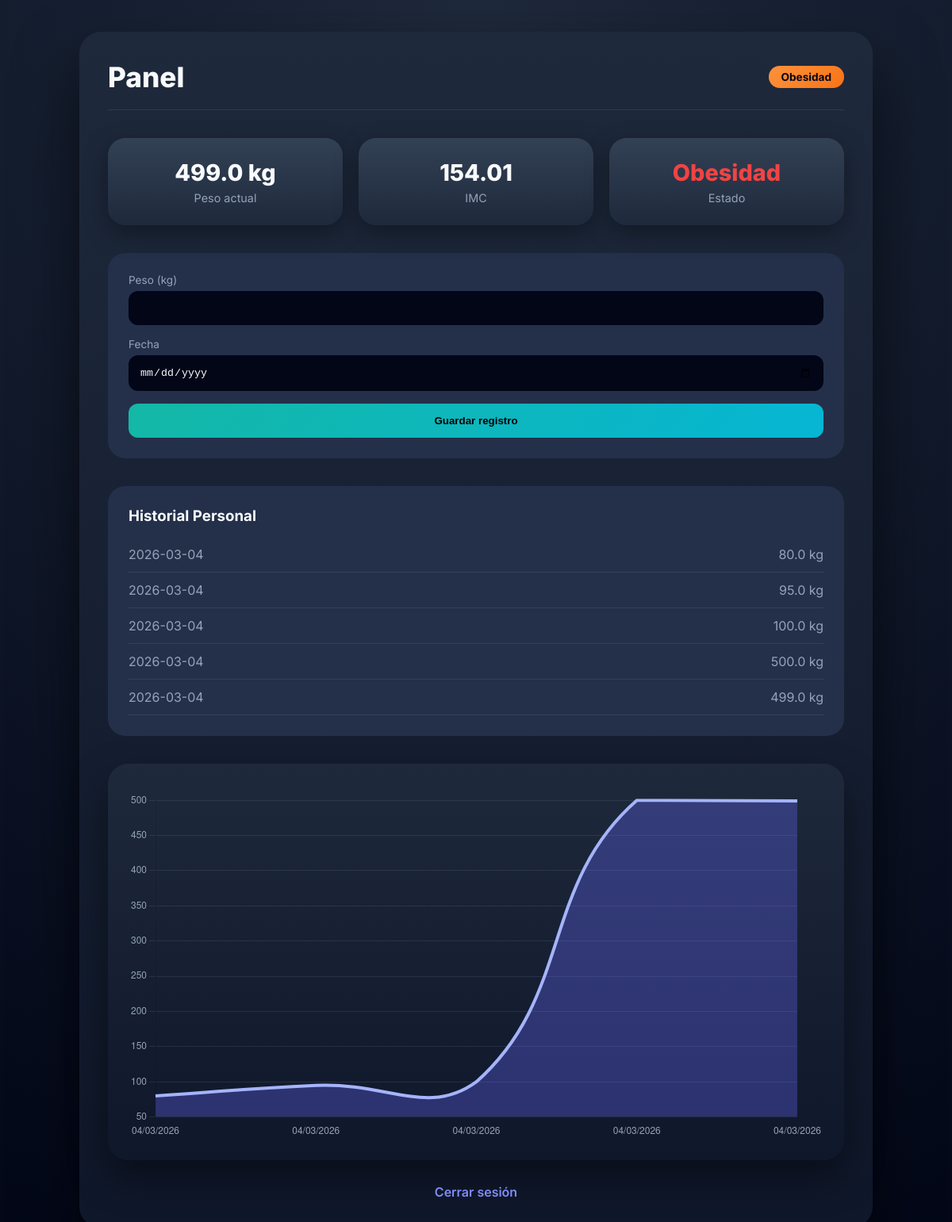
Screenshot of / (signed in) with the database file from the repository.
### tables this page shows
CREATE TABLE registros (
            id INTEGER PRIMARY KEY AUTOINCREMENT,
            user_id INTEGER,
            peso REAL,
            fecha TEXT,
            FOREIGN KEY(user_id) REFERENCES users(id)
        );

### src/app.py (the view)
@app.get("/")
@jwt_required()
def home():
    current_user_id = get_jwt_identity()
    claims = get_jwt()
    es_admin = claims.get("rol") == "admin"
    registros = RegistroPeso.obtener_por_usuario(current_user_id)
    registros = sorted(registros, key=lambda r: r[2])
    altura = Usuario.get_altura(current_user_id)
    ultimo_peso = registros[-1][1] if registros else 0
    imc = None
    estado = "—"
    color_estado = "#94a3b8"
    if altura and ultimo_peso:
        imc = round(ultimo_peso / ((altura / 100) ** 2), 2)
        if imc < 18.5: estado, color_estado = "Bajo peso", "#fbbf24"
        elif imc < 25: estado, color_estado = "Normopeso", "#4ade80"
        elif imc < 30: estado, color_estado = "Sobrepeso", "#fb923c"
        else: estado, color_estado = "Obesidad", "#ef4444"
    labels = [datetime.strptime(r[2], "%Y-%m-%d").strftime("%d/%m/%Y") for r in registros]
    data = [r[1] for r in registros]
    return render_template("home.html", registros=registros, peso_actual=ultimo_peso, imc=imc, estado=estado, color_estado=color_estado, altura=altura, labels=labels, data=data, hoy=date.today().strftime("%Y-%m-%d"), es_admin=es_admin)

### src/app.py (called while the page is built)
@app.after_request
def aplicar_seguridad(response):
    response.headers['Strict-Transport-Security'] = 'max-age=31536000; includeSubDomains'
    response.headers['Content-Security-Policy'] = csp_string
    response.headers['X-Content-Type-Options'] = 'nosniff'
    response.headers['X-Frame-Options'] = 'SAMEORIGIN'
    return response

### src/db.py (called while the page is built)
def get_connection():
    return sqlite3.connect(DB_PATH)

### src/models.py (called while the page is built)
    @staticmethod
    def get_altura(user_id):
        conn = get_connection()
        cur = conn.cursor()
        cur.execute("SELECT altura FROM users WHERE id=?", (user_id,))
        row = cur.fetchone()
        conn.close()
        return row[0] if row else None

    @staticmethod
    def obtener_por_usuario(user_id):
        conn = get_connection()
        cur = conn.cursor()
        cur.execute("""
            SELECT id, peso, fecha
            FROM registros
            WHERE user_id=?
            ORDER BY fecha DESC
        """, (user_id,))
        rows = cur.fetchall()
        conn.close()
        return rows

### templates/home.html (shortened to what this page needs)
<!DOCTYPE html>
<html lang="es">
<head>
</head>
<body>
<div class="panel">
    {% if es_admin %}
    <div class="header">
        <h1>Panel de Control 🛡️</h1>
    </div>
    <div class="stats" style="grid-template-columns: 1fr;">
        <div class="stat">
            <div class="stat-value">Modo Administrador</div>
            <div class="stat-label">Gestión global del sistema activada</div>
        </div>
    </div>
    <div class="form-card" style="text-align: center; padding: 40px;">
        <p style="margin-bottom: 25px; color: var(--muted); font-size: 1.1rem;">
            Bienvenido, Jefe. Desde aquí puedes supervisar la actividad de todos los usuarios registrados.
        </p>
        <a href="/admin/registros" class="btn-admin">
            📊 Acceder a Registros Globales
        </a>
    </div>
    {% else %}
    <div class="header">
        <h1>Panel</h1>
        <div class="status">{{ estado }}</div>
    </div>
    <div class="stats">
        <div class="stat">
            <div class="stat-value">{{ peso_actual }} kg</div>
            <div class="stat-label">Peso actual</div>
        </div>
        <div class="stat">
            <div class="stat-value">{{ imc }}</div>
            <div class="stat-label">IMC</div>
        </div>
        <div class="stat">
            <div class="stat-value" style="color:{{ color_estado }}">{{ estado }}</div>
            <div class="stat-label">Estado</div>
        </div>
    </div>
    <div class="form-card">
        <form method="POST" action="/registro">
            <label>Peso (kg)</label>
            <input type="number" step="0.01" name="peso" required>
            <label>Fecha</label>
            <input type="date" name="fecha" required min="2000-01-01" max="{{ hoy }}">
            <button>Guardar registro</button>
        </form>
    </div>
    <div class="historial">
        <h3>Historial Personal</h3>
        {% if registros %}
            {% for r in registros %}
            <div class="item">
                <span>{{ r[2] }}</span>
                <span>{{ r[1] }} kg</span>
            </div>
            {% endfor %}
        {% else %}
            <p style="color:var(--muted)">No hay registros aún.</p>
        {% endif %}
    </div>
    {% if registros %}
    <div class="chart-card">
        <canvas id="chart"></canvas>
    </div>
    {% endif %}
    {% endif %}
    <div class="links">
        <a href="/logout" class="btn-logout">Cerrar sesión</a>
    </div>
</div>
{% if registros %}
<script>
const labels = {{ labels | tojson | safe }};
const data = {{ data | tojson | safe }};
new Chart(document.getElementById('chart'), {
    type: 'line',
    data: {
        labels: labels,
        datasets: [{
            data: data,
            borderColor: '#a5b4fc',
            backgroundColor: 'rgba(99,102,241,.35)',
            borderWidth: 4,
            tension: .45,
            fill: true,
            pointRadius: 0,
            pointHoverRadius: 7,
            pointBackgroundColor: '#e0e7ff'
        }]
    },
    options: {
        animation: { duration: 1400, easing: 'easeOutQuart' },
        plugins: {
            legend: { display: false },
            tooltip: {
                backgroundColor: '#020617',
                titleColor: '#e5e7eb',
                bodyColor: '#f8fafc',
                padding: 14,
                cornerRadius: 12
            }
        },
        scales: {
            x: {
                grid: { display: false },
                ticks: { color: '#94a3b8' }
            },
            y: {
                grid: { color: 'rgba(148,163,184,.15)' },
                ticks: { color: '#94a3b8' }
            }
        }
    }
});
</script>
{% endif %}
</body>
</html>

### templates/home.html (style rules this page uses)
:root { --bg:#0f172a; --card:#1e293b; --card-soft:#24304a; --text:#f8fafc; --muted:#94a3b8; --primary:#6366f1; --success:#4ade80; --danger:#ef4444; --warning:#fbbf24; }
* { box-sizing:border-box;margin:0;padding:0 }
body { font-family:'Inter',sans-serif; background:radial-gradient(circle at top,#1e293b,#020617); color:var(--text); padding:40px 20px; }
.panel { max-width:1000px; margin:0 auto; background:linear-gradient(180deg,#1e293b,#0f172a); border-radius:28px; padding:36px; box-shadow:0 40px 80px rgba(0,0,0,.6); }
.header { display:flex; justify-content:space-between; align-items:center; margin-bottom:35px; padding-bottom:20px; border-bottom:1px solid rgba(148,163,184,.15); }
.header h1 { font-size:2.2rem; font-weight:800; }
.status { font-size:.85rem; padding:6px 16px; border-radius:999px; background:linear-gradient(135deg,#fb923c,#f97316); color:#020617; font-weight:700; }
.stats { display:grid; grid-template-columns:repeat(3,1fr); gap:20px; margin-bottom:35px; }
.stat { background:linear-gradient(180deg,#334155,#1e293b); padding:26px; border-radius:22px; text-align:center; box-shadow:0 10px 30px rgba(0,0,0,.35); }
.stat-value { font-size:1.8rem; font-weight:800; }
.stat-label { font-size:.9rem; color:var(--muted); margin-top:6px; }
.form-card { background:var(--card-soft); padding:26px; border-radius:22px; margin-bottom:35px; }
label { display:block; font-size:.85rem; color:var(--muted); margin-bottom:6px; }
input { width:100%; padding:14px; border-radius:12px; border:none; margin-bottom:16px; background:#020617; color:var(--text); }
button { width:100%; padding:14px; background:linear-gradient(135deg,#14b8a6,#06b6d4); border:none; border-radius:12px; font-weight:700; cursor:pointer; }
.historial { background:var(--card-soft); padding:26px; border-radius:22px; margin-bottom:35px; }
.historial h3 { margin-bottom:15px; }
.item { display:flex; justify-content:space-between; padding:12px 0; border-bottom:1px solid rgba(148,163,184,.15); color:var(--muted); }
.chart-card { background:linear-gradient(180deg,#1e293b,#0f172a); padding:26px; border-radius:26px; box-shadow:0 20px 50px rgba(0,0,0,.45); }
.btn-logout { color: #818cf8; text-decoration: none; font-weight: 600; }
canvas { margin-top:10px; }
.links { margin-top:30px; text-align:center; }
.links a { color:#818cf8; text-decoration:none; }

### rows the page displays
registros: peso "499.0", fecha "2026-03-04"
registros: fecha "2026-03-04", peso "80.0"
registros: fecha "2026-03-04", peso "95.0"
registros: fecha "2026-03-04", peso "100.0"
registros: fecha "2026-03-04", peso "500.0"

### other values shown
{{ estado }} "Obesidad"
{{ imc }} "154.01"
chart data {{ labels | tojson | safe }} ["04/03/2026", "04/03/2026", "04/03/2026", "04/03/2026", "04/03/2026"]
chart data {{ data | tojson | safe }} [80.0, 95.0, 100.0, 500.0, 499.0]
